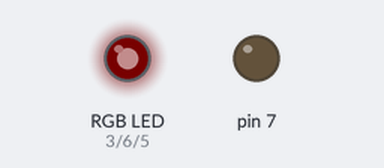
Bench run of a sketch on a simulated Arduino Uno, built with avr-gcc and run on an emulated ATmega328P. Shown: an RGB LED mixed from three pins (HIGH = lit), output pins drawn as LEDs (lit = HIGH). Dim RGB values are drawn brighter than linear.

Above: at 0.05 s.
At 4.85 s:
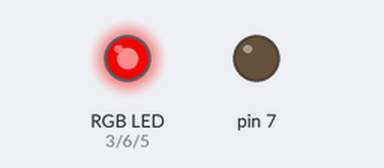
At 9.75 s:
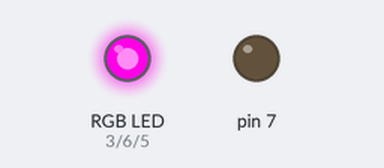
At 19.45 s:
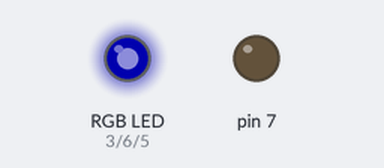
Timing chart, 0 to 26.6 s (numbered marks = the images above):
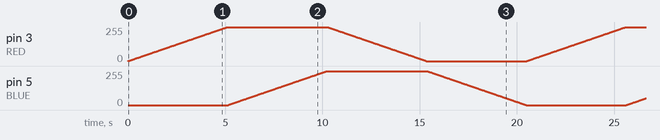

The sketch:

4_rgb_fade_with_function.ino
```cpp
/*
Morse code sheet: https://drive.google.com/file/d/1liBuEK5mu3E04ymCv_On7b9cEDAkBJO1/view

Challenges:
1) Create function to fade RGB
2) Colors of Rainbow fading style

Color guide: https://www.rapidtables.com/web/color/RGB_Color.html
*/

#define RED 3
#define BLUE 5
#define GREEN 6

int counter;

void setup() {

  pinMode(RED,OUTPUT); //- RED
  pinMode(BLUE,OUTPUT); //- BLUE
  pinMode(GREEN,OUTPUT); //- GREEN
  pinMode(7,OUTPUT);
}

void dot() {
  digitalWrite(7,HIGH);
  delay(100);
  digitalWrite(7,LOW);
  delay(100);
}

void dash() {
  digitalWrite(7,HIGH);
  delay(300);
  digitalWrite(7,LOW);
  delay(100);
}

void rgbOff() {
  analogWrite(RED,0);
  analogWrite(BLUE,0);
  analogWrite(GREEN,0);
}


void rgbRed() {
  analogWrite(RED,255);
  analogWrite(BLUE,0);
  analogWrite(GREEN,0);
}

void rgbBlue() {
  analogWrite(RED,0);
  analogWrite(BLUE,255);
  analogWrite(GREEN,0);
}

void rgbGreen() {
  analogWrite(RED,0);
  analogWrite(BLUE,0);
  analogWrite(GREEN,255);
}

void rgbOrange() {
  analogWrite(RED,255);
  analogWrite(GREEN,205);
  analogWrite(BLUE,0);
}

void rgbYellow() {
  analogWrite(RED,222);
  analogWrite(GREEN,255);
  analogWrite(BLUE,0);
}

void rgbIndigo() {
  analogWrite(RED,0);
  analogWrite(GREEN,247);
  analogWrite(BLUE,255);
}

void rgbViolet() {
  analogWrite(RED,179);
  analogWrite(GREEN,0);
  analogWrite(BLUE,255);
}

void rgbFade(int color,int startValue, int endValue) {

  int counter;

  if (startValue < endValue) {
    //- increment
    counter = startValue;
    while (counter <= endValue) {
      analogWrite(color,counter);
      counter = counter + 1;
      delay(20);
    }
  }

  if (startValue > endValue) {
    //- decrement
    counter = startValue;
    while (counter >= endValue) {
      analogWrite(color,counter);
      counter = counter - 1;
      delay(20);
    }

  }
}


void loop() {

  rgbOff();

  rgbFade(RED,0,255);
  rgbFade(BLUE,0,255);
  rgbFade(RED,255,0);
  rgbFade(BLUE,255,0);

}
```
